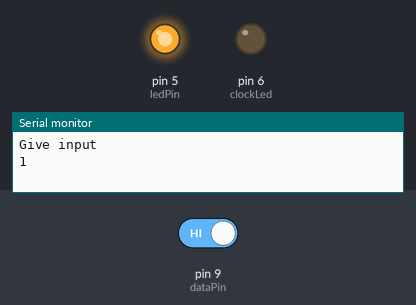
Bench run of a sketch on a simulated Arduino Uno, built with avr-gcc and run on an emulated ATmega328P. Parts: output pins drawn as LEDs (lit = HIGH), the last lines printed to the serial monitor. Dashed ring = blinking. Inputs (shaded band) come from the test bench; at power-on: pin 9 (dataPin) HIGH. Pins used as bus, display or sensor lines are not drawn.

Above: at 2.4 s.
2.5 s: pin 9 (dataPin) driven LOW
At 3.0 s:
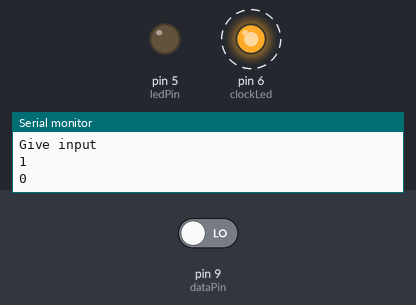
5.5 s: pin 9 (dataPin) driven HIGH
At 6.0 s:
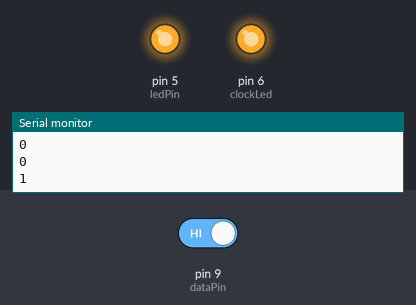
At 10.4 s:
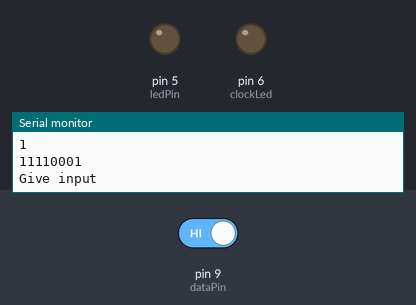
Timing chart, 0 to 14.5 s (numbered marks = the images above; inputs shaded):
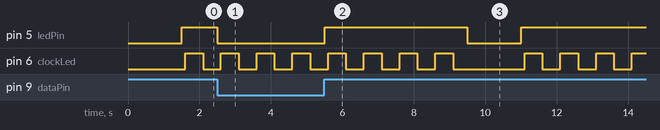

Measured:
- after the input at 2.5 s, pin 5 (ledPin): HIGH → LOW at once
- after the input at 5.5 s, pin 5 (ledPin): LOW → HIGH at once, → LOW 4.0 s later, → HIGH 1.5 s later

The sketch:

PISO_using_cd4014bm.ino
```cpp
int dataPin=9;
int clockPin=10;
int latchPin=11;

int ledPin=5;
int clockLed=6;

//int data=0;

void setup() {
  // put your setup code here, to run once:
pinMode(9,INPUT); //DataPin
pinMode(10,OUTPUT); //clockPin
pinMode(11,OUTPUT); //latchPin

pinMode(5,OUTPUT); //LED
pinMode(6,OUTPUT); //clockLed

digitalWrite(latchPin,HIGH); //ready to load Parallel inputs

Serial.begin(9600);
}

void loop() {
  // put your main code here, to run repeatedly:
  Serial.println("Give input");

delay(1000);
digitalWrite(clockPin,HIGH); //positive edge occurs, parallel inputs are stored
delay(500);
digitalWrite(clockPin,LOW); //negative edge of clock pulse occurs
digitalWrite(latchPin,LOW); //Serial shift mode


shiftin(dataPin,clockPin,ledPin,clockLed);

digitalWrite(latchPin,HIGH); //Parallel Load mode for the next loop
digitalWrite(ledPin,LOW); //to make sure LED is OFF before every loop

}

void shiftin(int datapin, int clockpin, int ledpin, int clockled)
{
  byte value=0;
  int i=0;


  for(i=0;i<8;i++)
  {
     Serial.println(digitalRead(datapin)); //state of dataPin==LSB of parallel input i.e. output at that clock pulse
        if(digitalRead(datapin)==HIGH){digitalWrite(ledPin,HIGH);delay(100);}
    else if(digitalRead(dataPin)==LOW){digitalWrite(ledPin,LOW);delay(100);}

    value |= (digitalRead(datapin)<<i);

    digitalWrite(clockpin,HIGH); digitalWrite(clockLed,HIGH);
    delay(500);
    digitalWrite(clockpin,LOW);digitalWrite(clockLed,LOW); //Pin 6 = clockLed, shows the clock pulse
    delay(400);

    }
    //after every clock pulse, 1 right shift occurs for every bit
    //thus after 8 clock pulses, the entire parallel input is shifted out, and obtained at the dataPin. Thus we get the bit by bit serial output of the Parallel Load
 Serial.println(value, BIN);


    }
```
